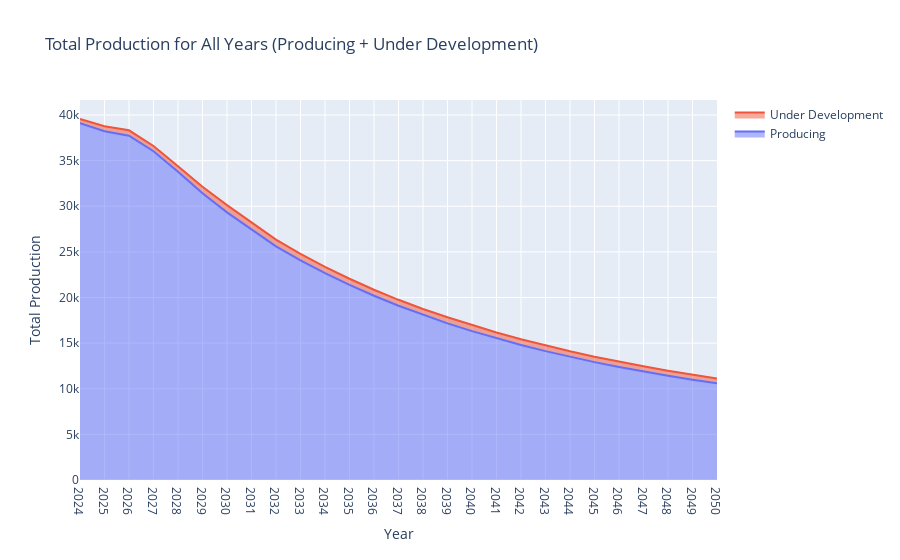

Here is the notebook cell this chart was saved with:
### Code cell
# PLOT
import plotly.graph_objects as go

# Convert year columns of both DataFrames to string
forecasted_production_df.columns = forecasted_production_df.columns.astype(str)
forecasted_ud_production_df_pivot.columns = forecasted_ud_production_df_pivot.columns.astype(str)

# Proceed with the plotting code you have:

common_years = list(set(forecasted_production_df.columns) & set(forecasted_ud_production_df_pivot.columns))
common_years.sort()

total_production = forecasted_production_df[common_years].sum()
total_ud_production = forecasted_ud_production_df_pivot[common_years].sum()

total_production.fillna(0, inplace=True)
total_ud_production.fillna(0, inplace=True)

total_production_array = total_production.to_numpy(dtype='float64')
total_ud_production_array = total_ud_production.to_numpy(dtype='float64')

# Create the figure
fig = go.Figure()

# Add traces for 'Producing' and 'Under Development'
fig.add_trace(go.Scatter(x=common_years, y=total_production_array,
                    hoverinfo='x+y',
                    mode='lines',
                    name='Producing',
                    stackgroup='one'))
fig.add_trace(go.Scatter(x=common_years, y=total_ud_production_array,
                    hoverinfo='x+y',
                    mode='lines',
                    name='Under Development',
                    stackgroup='one'))

# Customize the layout
fig.update_layout(
    title="Total Production for All Years (Producing + Under Development)",
    xaxis_title="Year",
    yaxis_title="Total Production",
    hovermode="x unified"  # Enable hover
)

# Show the figure
fig.show()

### Figure 1 — Plotly figure (JSON) as saved in the notebook; plotly's stock layout.template omitted (floating-point values rounded to 4 significant figures)
{"data": [{"hoverinfo": "x+y", "mode": "lines", "name": "Producing", "stackgroup": "one", "type": "scatter", "x": ["2024", "2025", "2026", "2027", "2028", "2029", "2030", "2031", "2032", "2033", "2034", "2035", "2036", "2037", "2038", "2039", "2040", "2041", "2042", "2043", "2044", "2045", "2046", "2047", "2048", "2049", "2050"], "y": [39110.0, 38210.0, 37730.0, 36030.0, 33790.0, 31420.0, 29330.0, 27510.0, 25600.0, 24070.0, 22660.0, 21370.0, 20190.0, 19100.0, 18090.0, 17170.0, 16310.0, 15530.0, 14800.0, 14120.0, 13500.0, 12920.0, 12380.0, 11880.0, 11420.0, 10990.0, 10590.0]}, {"hoverinfo": "x+y", "mode": "lines", "name": "Under Development", "stackgroup": "one", "type": "scatter", "x": ["2024", "2025", "2026", "2027", "2028", "2029", "2030", "2031", "2032", "2033", "2034", "2035", "2036", "2037", "2038", "2039", "2040", "2041", "2042", "2043", "2044", "2045", "2046", "2047", "2048", "2049", "2050"], "y": [451.2, 561.4, 594.2, 574.4, 602.2, 709.8, 785.0, 762.3, 740.7, 720.1, 700.6, 682.1, 664.5, 647.8, 645.6, 666.7, 652.3, 638.7, 625.8, 613.5, 601.8, 590.7, 580.2, 570.2, 560.7, 551.6, 543.1]}], "layout": {"hovermode": "x unified", "title": {"text": "Total Production for All Years (Producing + Under Development)"}, "xaxis": {"title": {"text": "Year"}}, "yaxis": {"title": {"text": "Total Production"}}}}
